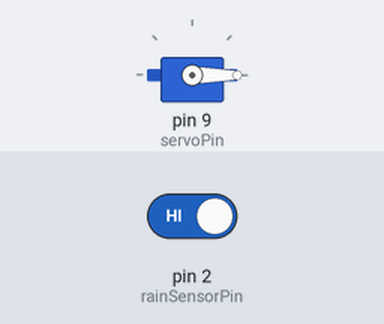
Simulated run of this sketch. Board: Arduino Uno, built with avr-gcc and run on an emulated ATmega328P. On the bench: servo. Inputs (shaded band) come from the test bench; at power-on: pin 2 (rainSensorPin) HIGH.

Above: at 1.8 s.
1.9 s: pin 2 (rainSensorPin) driven LOW
At 2.7 s:
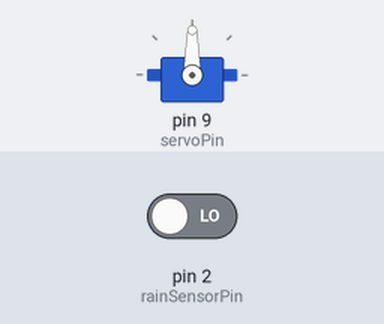
3.5 s: pin 2 (rainSensorPin) driven HIGH
At 3.9 s:
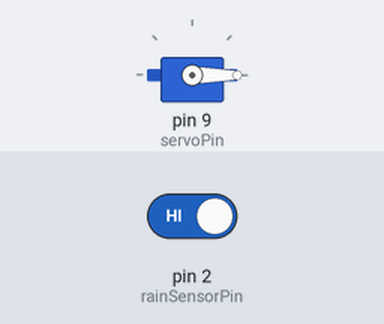
Timing chart, 0 to 6.5 s (numbered marks = the images above; inputs shaded):
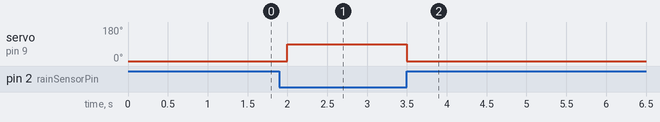

The sketch:

Smart_Clothesline.ino
```cpp
#include <Servo.h>

Servo myServo;

const int rainSensorPin = 2;   // Digital pin from rain sensor
const int servoPin = 9;

int rainState = 0;

void setup() {
  pinMode(rainSensorPin, INPUT);
  myServo.attach(servoPin);

  myServo.write(0);  // Start servo at 0 degree
}

void loop() {
  rainState = digitalRead(rainSensorPin);

  // Most rain sensors output LOW when rain is detected
  if (rainState == LOW) {
    myServo.write(90);   // Move servo to 90 degrees
  } else {
    myServo.write(0);    // Move servo back to 0 degrees
  }

  delay(500); // Small delay for stability
}
```

Measured:
- after the input at 1.9 s, servo on pin 9 (servoPin): 0° → 90° after 0.10 s
- after the input at 3.5 s, servo on pin 9 (servoPin): 90° → 0° at once
